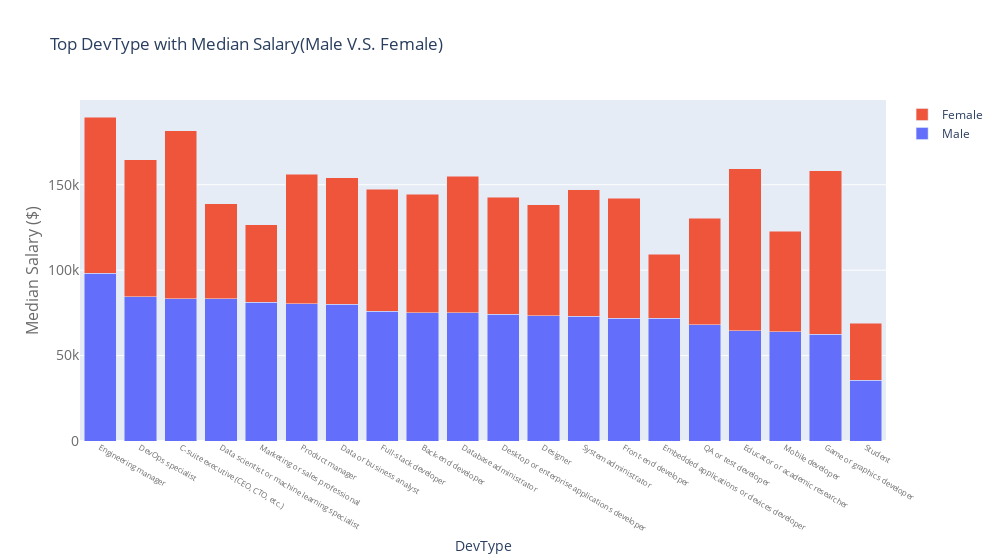

Notebook cell for this chart:
### Code cell
temp = df.set_index(['ConvertedSalary','Gender']).DevType.str.split(';', expand=True).stack().reset_index(['ConvertedSalary','Gender'])
temp.columns = ['ConvertedSalary','Gender','job']
temp = temp.set_index(['ConvertedSalary','job']).Gender.str.split(';', expand=True).stack().reset_index(['ConvertedSalary','job'])
temp.columns = ['MedianSalary','job','Gender']
temp = temp.groupby(['Gender','job'])['MedianSalary'].median().sort_values(ascending = False).reset_index()
temp1 = temp[temp.Gender == 'Male']
temp2 = temp[temp.Gender == 'Female']
trace1 = go.Bar(
    x = temp1.job,
    y = temp1.MedianSalary,
    name='Male'
)
trace2 = go.Bar(
    x = temp2.job,
    y = temp2.MedianSalary,
    name='Female'
)

data = [trace1, trace2]
layout = go.Layout(
    title = "Top DevType with Median Salary(Male V.S. Female)",
    barmode='stack',
    width = 1000,
    xaxis=dict(
        title='DevType',
        tickfont=dict(
            size=8,
            color='rgb(107, 107, 107)'
        )
    ),
    yaxis=dict(
        title='Median Salary ($)',
        titlefont=dict(
            size=16,
            color='rgb(107, 107, 107)'
        ),
        tickfont=dict(
            size=14,
            color='rgb(107, 107, 107)'
        )
)
)

fig = go.Figure(data=data, layout=layout)
iplot(fig)

### Figure 1 — Plotly figure (JSON) as saved in the notebook; plotly's stock layout.template omitted (floating-point values rounded to 4 significant figures)
{"data": [{"name": "Male", "type": "bar", "x": ["Engineering manager", "DevOps specialist", "C-suite executive (CEO, CTO, etc.)", "Data scientist or machine learning specialist", "Marketing or sales professional", "Product manager", "Data or business analyst", "Full-stack developer", "Back-end developer", "Database administrator", "Desktop or enterprise applications developer", "Designer", "System administrator", "Front-end developer", "Embedded applications or devices developer", "QA or test developer", "Educator or academic researcher", "Mobile developer", "Game or graphics developer", "Student"], "y": [98140.0, 84528, 83342, 83342, 81250, 80388, 80000, 75880, 75000, 75000, 74170, 73433, 73000, 72000, 72000, 68000, 64500, 63979, 62530.0, 35622]}, {"name": "Female", "type": "bar", "x": ["C-suite executive (CEO, CTO, etc.)", "Game or graphics developer", "Educator or academic researcher", "Engineering manager", "DevOps specialist", "Database administrator", "Product manager", "System administrator", "Data or business analyst", "Full-stack developer", "Front-end developer", "Back-end developer", "Desktop or enterprise applications developer", "Designer", "QA or test developer", "Mobile developer", "Data scientist or machine learning specialist", "Marketing or sales professional", "Embedded applications or devices developer", "Student"], "y": [98140.0, 95570.0, 95000, 91500, 80000, 80000, 75750, 74000, 74000, 71400, 70000, 69310.0, 68660.0, 65000, 62507, 58746, 55540.0, 45220.0, 37430, 33400]}], "layout": {"barmode": "stack", "title": {"text": "Top DevType with Median Salary(Male V.S. Female)"}, "width": 1000, "xaxis": {"tickfont": {"color": "rgb(107, 107, 107)", "size": 8}, "title": {"text": "DevType"}}, "yaxis": {"tickfont": {"color": "rgb(107, 107, 107)", "size": 14}, "title": {"font": {"color": "rgb(107, 107, 107)", "size": 16}, "text": "Median Salary ($)"}}}}
